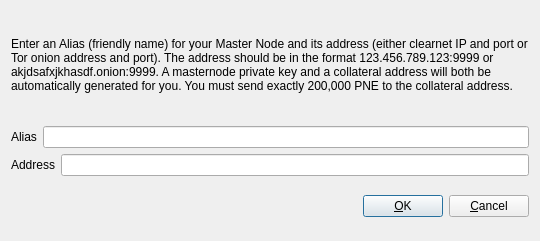
<?xml version="1.0" encoding="UTF-8"?>
<ui version="4.0">
 <class>AddEditAdrenalineNode</class>
 <widget class="QDialog" name="AddEditAdrenalineNode">
  <property name="geometry">
   <rect>
    <x>0</x>
    <y>0</y>
    <width>540</width>
    <height>241</height>
   </rect>
  </property>
  <property name="windowTitle">
   <string>Add/Edit pinecoin Node</string>
  </property>
  <property name="modal">
   <bool>true</bool>
  </property>
  <layout class="QVBoxLayout" name="verticalLayout">
   <item>
    <layout class="QVBoxLayout" name="verticalLayout_2">
     <property name="topMargin">
      <number>0</number>
     </property>
     <property name="bottomMargin">
      <number>0</number>
     </property>
     <item>
      <widget class="QLabel" name="label_3">
       <property name="sizePolicy">
        <sizepolicy hsizetype="Preferred" vsizetype="Expanding">
         <horstretch>0</horstretch>
         <verstretch>0</verstretch>
        </sizepolicy>
       </property>
       <property name="text">
        <string>&lt;html&gt;&lt;head/&gt;&lt;body&gt;&lt;p&gt;Enter an Alias (friendly name) for your Master Node and its address (either clearnet IP and port or Tor onion address and port).  The address should be in the format 123.456.789.123:9999 or akjdsafxjkhasdf.onion:9999.  A masternode private key and a collateral address will both be automatically generated for you.  You must send exactly 200,000 PNE to the collateral address.&lt;/p&gt;&lt;/body&gt;&lt;/html&gt;</string>
       </property>
       <property name="wordWrap">
        <bool>true</bool>
       </property>
      </widget>
     </item>
     <item>
      <layout class="QHBoxLayout" name="horizontalLayout">
       <property name="bottomMargin">
        <number>0</number>
       </property>
       <item>
        <widget class="QLabel" name="label">
         <property name="text">
          <string>Alias</string>
         </property>
        </widget>
       </item>
       <item>
        <widget class="QLineEdit" name="aliasLineEdit"/>
       </item>
      </layout>
     </item>
     <item>
      <layout class="QHBoxLayout" name="horizontalLayout_2">
       <property name="bottomMargin">
        <number>0</number>
       </property>
       <item>
        <widget class="QLabel" name="label_2">
         <property name="text">
          <string>Address</string>
         </property>
        </widget>
       </item>
       <item>
        <widget class="QLineEdit" name="addressLineEdit"/>
       </item>
      </layout>
     </item>
     <item>
      <layout class="QHBoxLayout" name="horizontalLayout_3">
       <property name="bottomMargin">
        <number>0</number>
       </property>
      </layout>
     </item>
    </layout>
   </item>
   <item>
    <layout class="QHBoxLayout" name="horizontalLayout_Buttons">
     <item>
      <spacer name="horizontalSpacer_1">
       <property name="orientation">
        <enum>Qt::Horizontal</enum>
       </property>
       <property name="sizeHint" stdset="0">
        <size>
         <width>40</width>
         <height>48</height>
        </size>
       </property>
      </spacer>
     </item>
     <item>
      <widget class="QLabel" name="statusLabel">
       <property name="font">
        <font>
         <weight>75</weight>
         <bold>true</bold>
        </font>
       </property>
       <property name="text">
        <string/>
       </property>
       <property name="textFormat">
        <enum>Qt::PlainText</enum>
       </property>
       <property name="wordWrap">
        <bool>true</bool>
       </property>
      </widget>
     </item>
     <item>
      <spacer name="horizontalSpacer_2">
       <property name="orientation">
        <enum>Qt::Horizontal</enum>
       </property>
       <property name="sizeHint" stdset="0">
        <size>
         <width>40</width>
         <height>48</height>
        </size>
       </property>
      </spacer>
     </item>
     <item>
      <widget class="QPushButton" name="okButton">
       <property name="text">
        <string>&amp;OK</string>
       </property>
      </widget>
     </item>
     <item>
      <widget class="QPushButton" name="cancelButton">
       <property name="text">
        <string>&amp;Cancel</string>
       </property>
       <property name="autoDefault">
        <bool>false</bool>
       </property>
      </widget>
     </item>
    </layout>
   </item>
  </layout>
 </widget>
 <resources/>
 <connections/>
</ui>
